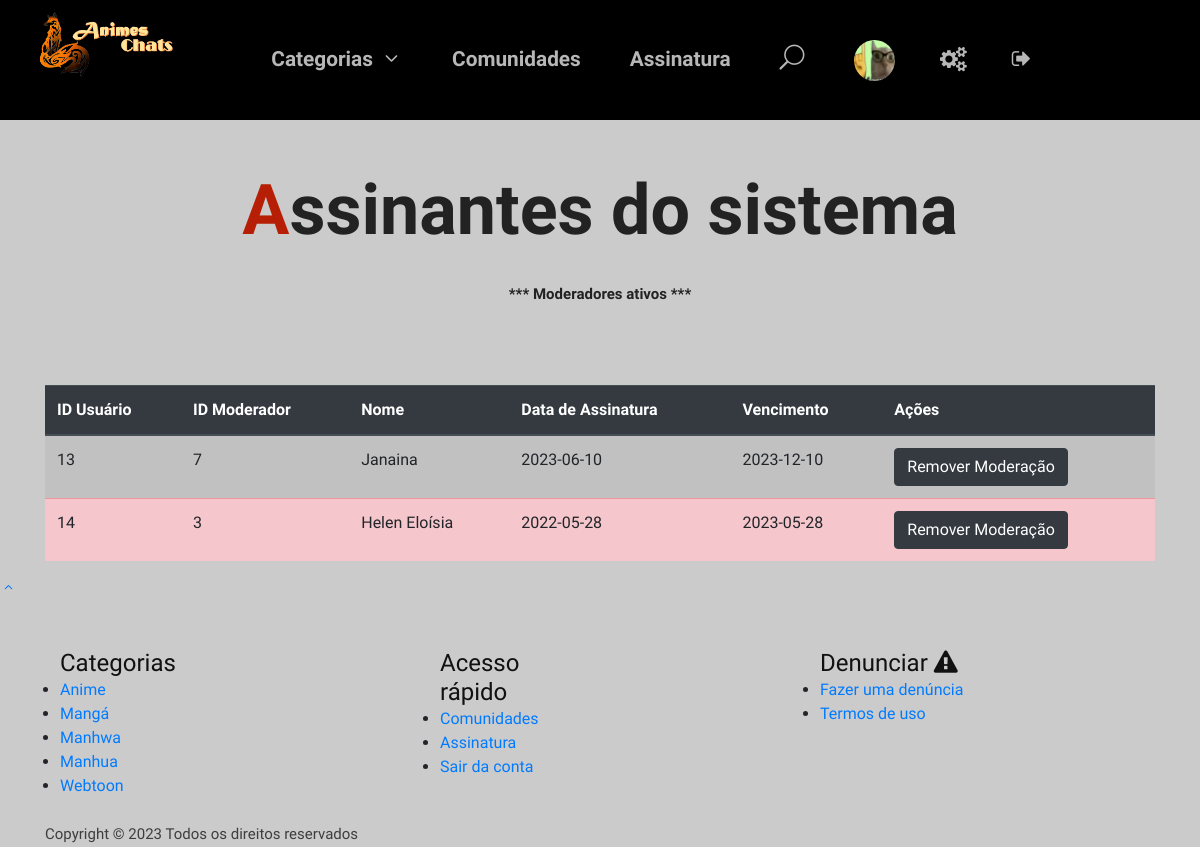
Screenshot of /view/assinantes.php (signed in) with the database file from the repository.
### tables this page shows
CREATE TABLE `moderador` (
  `idmoderador` int(11) NOT NULL,
  `idusuario` int(11) NOT NULL COMMENT 'foreign key',
  `periodo` int(11) NOT NULL,
  `valor` decimal(11,2) NOT NULL,
  `data_assinatura` date NOT NULL,
  `meio_pagamento` varchar(1) NOT NULL,
  `cpf` int(11) DEFAULT NULL,
  `numero_cartao` int(16) DEFAULT NULL,
  `nome_cartao` varchar(100) DEFAULT NULL,
  `cod_cvv` varchar(3) DEFAULT NULL,
  `vencimento_cartao` date DEFAULT NULL,
  `chave_pix` varchar(200) DEFAULT NULL
);

CREATE TABLE `usuario` (
  `id_usuario` int(11) NOT NULL,
  `nome` varchar(100) NOT NULL,
  `email` varchar(100) NOT NULL,
  `senha` varchar(100) NOT NULL,
  `estado` varchar(100) NOT NULL,
  `cidade` varchar(100) NOT NULL,
  `genero` varchar(1) NOT NULL,
  `perfil` varchar(1) NOT NULL,
  `telefone` varchar(17) NOT NULL,
  `foto` varchar(255) DEFAULT NULL,
  `nascimento` date NOT NULL,
  `situacaoUsuario` int(1) NOT NULL
);

### model/DAO/moderadorDAO.php (called while the page is built, shortened)
<?php
class moderadorDAO
{
    public function assinantes()
    {
        try {
            $conn = new PDO('mysql:host=localhost;dbname=anime-chats;charset=utf8', "root", "");
            $sql = "SELECT m.*, u.perfil, u.nome, u.id_usuario
            FROM moderador m
            JOIN usuario u ON m.idusuario = u.id_usuario WHERE u.perfil = 'M';
            ";
            $stmt = $conn->prepare($sql);
            $stmt->execute();
            $retorno = $stmt->fetchALL(PDO::FETCH_ASSOC);
            return $retorno;
        } catch (PDOException $e) {
            echo $e;
        }
    }
}

### view/assinantes.php (the view, shortened to what this page needs)
<!DOCTYPE html>
<html lang="pt-br">
<head>
    <link rel="stylesheet" href="../css/bootstrap.min.css" type="text/css">
    <link rel="stylesheet" href="../css/font-awesome.min.css" type="text/css">
    <link rel="stylesheet" href="../css/elegant-icons.css" type="text/css">
    <link rel="stylesheet" href="../css/plyr.css" type="text/css">
    <link rel="stylesheet" href="../css/nice-select.css" type="text/css">
    <link rel="stylesheet" href="../css/owl.carousel.min.css" type="text/css">
    <link rel="stylesheet" href="../css/slicknav.min.css" type="text/css">
    <link rel="stylesheet" href="../css/style.css" type="text/css">
    <link rel="stylesheet" href="../css/cadastroTema.css">
</head>
<body style='background-color:#cccbcb'>
    <?php require_once './menu.php' ?>
    <div class="container mt-5">
        <h1 class="crud">Assinantes do sistema</h1>
        <p class="crud">*** Moderadores ativos ***</p>
        <br><br>
        <div class="table-responsive">
            <table class="table table-striped">
                <thead class="thead-dark">
                    <tr>
                        <th>ID Usuário</th>
                        <th>ID Moderador</th>
                        <th>Nome</th>
                        <th>Data de Assinatura</th>
                        <th>Vencimento</th>
                        <th>Ações</th>
                    </tr>
                </thead>
                <tbody>
                    <?php
                    require_once "../model/DAO/moderadorDAO.php";
                    $moderadorConn = new moderadorDAO();
                    $moderadores = $moderadorConn->assinantes();
                    foreach ($moderadores as $moderador) {
                        $periodo = $moderador['periodo'];
                        $dataInicio = $moderador['data_assinatura'];
                        $dataAtual = date("Y-m-d");
                        $dataTermino = date("Y-m-d", strtotime("+$periodo months", strtotime($dataInicio)));
                        $tableRowClass = (strtotime($dataAtual) > strtotime($dataTermino)) ? 'table-danger' : '';
                    ?>
                        <tr class="<?php echo $tableRowClass; ?>">
                            <td><?= $moderador["id_usuario"] ?></td>
                            <td><?= $moderador["idmoderador"] ?></td>
                            <td><?= $moderador["nome"] ?></td>
                            <td><?= $moderador["data_assinatura"] ?></td>
                            <td><?= $dataTermino ?></td>
                            <td>
                                <a href="../control/cancelarModerador.php?idusuario=<?= $moderador['id_usuario'] ?>" style="color:white;">
                                    <button class="btn btn-dark">Remover Moderação</button>
                                </a>
                            </td>
                        </tr>
                    <?php
                    }
                    ?>
                </tbody>
            </table>
        </div>
    </div>
    <?php require_once './footer.php' ?>
</body>
</html>

### css/style.css (style rules this page uses)
html, body { height: 100%; font-family: "Mulish", sans-serif; -webkit-font-smoothing: antialiased; background: #cccbcb; }
h1, h2, h3, h4, h5, h6 { margin: 0; color: #111111; font-weight: 400; font-family: "Mulish", sans-serif; }
h1 { font-size: 70px; }
p { font-size: 15px; font-family: "Mulish", sans-serif; color: #3d3d3d; font-weight: 400; line-height: 25px; margin: 0 0 15px 0; }
.crud { margin-bottom:30px; text-align: center; font-weight: 700; color: #222; margin-top: 20px; }
.crud::first-letter { color: rgb(182, 31, 5); margin-bottom:30px; text-align: center; font-weight: 700; margin-top: 20px; }

### rows the page displays
moderador: idusuario.id_usuario "13", idmoderador "7", idusuario.nome "Janaina", data_assinatura "2023-06-10", dataTermino "2023-12-10"
moderador: idusuario.id_usuario "14", idmoderador "3", idusuario.nome "Helen Eloísia", data_assinatura "2022-05-28", dataTermino "2023-05-28"
